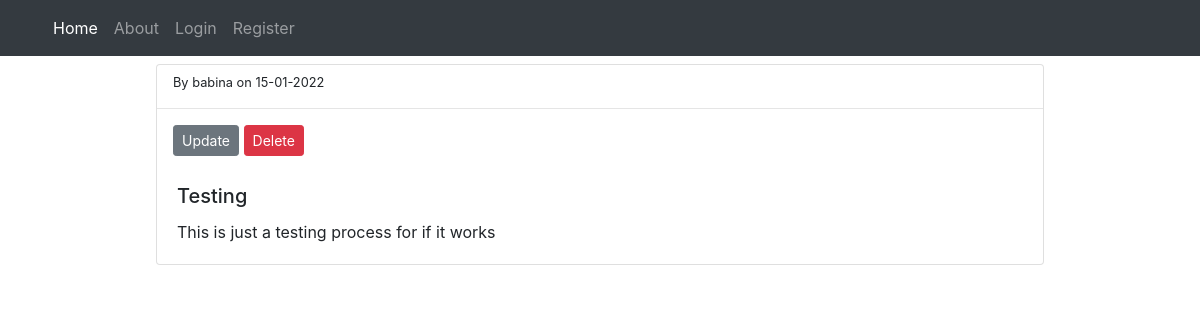
Page /post/7 on the committed database.
### FlaskBlog/models.py (models this page shows, shortened)
class User(db.Model, UserMixin):
    id=db.Column(db.Integer, primary_key=True)
    username=db.Column(db.String(20), unique=True, nullable=False)
    email=db.Column(db.String(40), unique=True, nullable=False)
    password=db.Column(db.String(60), nullable=False)
    posts=db.relationship('Post',backref='author',lazy=True)

class Post(db.Model, UserMixin):
    id=db.Column(db.Integer, primary_key=True)
    title=db.Column(db.String(40), nullable=False)
    description=db.Column(db.String(80), nullable=False)
    date_posted=db.Column(db.DateTime,default=datetime.utcnow)
    user_id=db.Column(db.Integer,db.ForeignKey('user.id'),nullable=False)

### FlaskBlog/routes.py (the view)
@app.route('/post/<int:post_id>', methods=['GET','POST'])
def get_post(post_id):
    post = Post.query.get(post_id)
    return render_template('get_post.html', title=f'Post{post_id}', post=post)

### FlaskBlog/templates/get_post.html
{% extends 'layout.html' %}
{% block content %}
<div class="mx-auto" style="width:80%">
    <div class="card mt-2">
        <small class="ml-3 mt-2">By {{ post.author.username }} on {{ post.date_posted.strftime('%d-%m-%Y')}}</small>
        <hr>
        <div class="ml-3 mb-2 float-right">
            <a href="{{url_for('update_post', post_id=post.id)}}" class="btn btn-secondary btn-sm">Update</a>
            <a href="{{url_for('delete_post', post_id=post.id)}}" class="btn btn-danger btn-sm">Delete</a>
        </div>
        <div class="card-body">
            <h5 class="card-title">{{ post.title }}</h5>
            <p class="card-text">{{ post.description}}</p>
        </div>
    </div>
</div>
{% endblock %}

### rows in the picture
User: author.username "babina"
Post: date_posted "15-01-2022", title "Testing", description "This is just a testing process for if it works"
